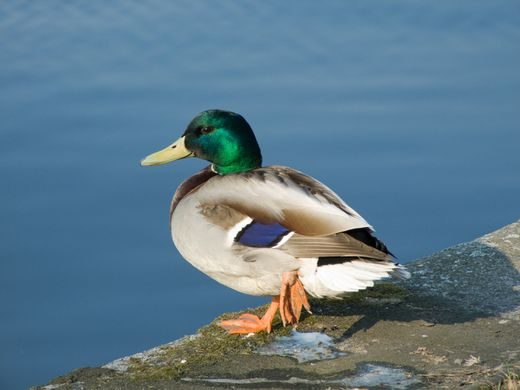
#> input picture Images/canard.jpg, 520 x 390 px
$ python convert.py   (older library calls are emulated)
#> lines starting #> are read from the running program, lines starting #| are printed output that depends on the picture
import PIL
from PIL import Image
import os
width = heigh = 300
path = os.path.realpath(__file__).strip("convert.py")
print(path)
files = os.listdir(path)
i = 0
for file in files:
    if (".jpg" in file) or (".png" in file) or (".jpeg" in file):
        img = Image.open(path+"/"+file)
#> img is the input picture: PIL image 520x390 RGB; mean R, G, B 94.6, 122.1, 138.2
        img = img.resize((width, heigh), PIL.Image.ANTIALIAS)
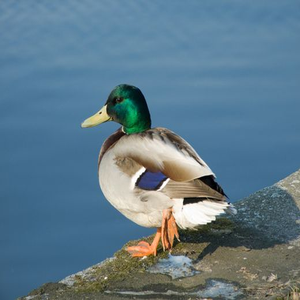
#> img: PIL image 300x300 RGB; mean R, G, B 94.6, 122.1, 138.2
        img.save("canard"+str(i)+".jpg")
        i += 1
